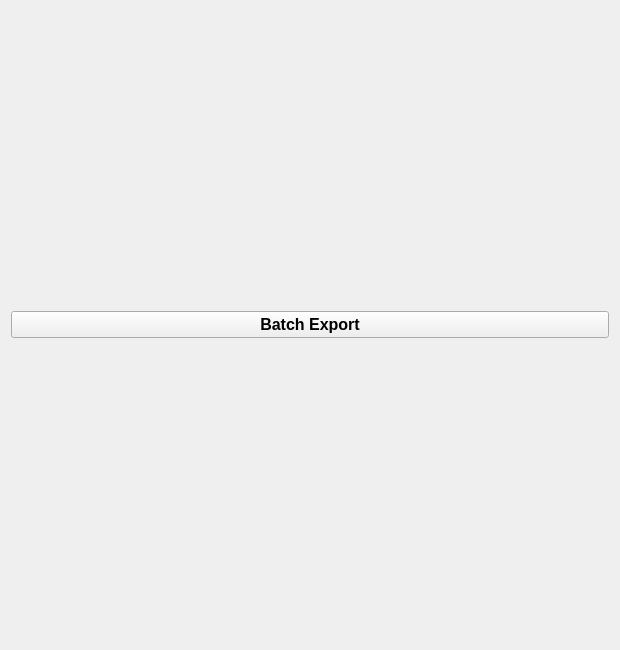
<?xml version="1.0" encoding="UTF-8"?>
<ui version="4.0">
 <class>Form</class>
 <widget class="QWidget" name="Form">
  <property name="geometry">
   <rect>
    <x>0</x>
    <y>0</y>
    <width>620</width>
    <height>650</height>
   </rect>
  </property>
  <property name="sizePolicy">
   <sizepolicy hsizetype="Fixed" vsizetype="Preferred">
    <horstretch>0</horstretch>
    <verstretch>0</verstretch>
   </sizepolicy>
  </property>
  <property name="minimumSize">
   <size>
    <width>620</width>
    <height>0</height>
   </size>
  </property>
  <property name="maximumSize">
   <size>
    <width>622</width>
    <height>16777215</height>
   </size>
  </property>
  <property name="windowTitle">
   <string>Form</string>
  </property>
  <layout class="QVBoxLayout" name="verticalLayout">
   <item>
    <layout class="QVBoxLayout" name="verticalLayout_5">
     <item>
      <layout class="QVBoxLayout" name="batch_vLayout_2"/>
     </item>
    </layout>
   </item>
   <item>
    <widget class="QPushButton" name="bexport_button">
     <property name="font">
      <font>
       <pointsize>12</pointsize>
       <weight>75</weight>
       <bold>true</bold>
      </font>
     </property>
     <property name="text">
      <string>Batch Export</string>
     </property>
    </widget>
   </item>
  </layout>
 </widget>
 <resources/>
 <connections/>
</ui>
